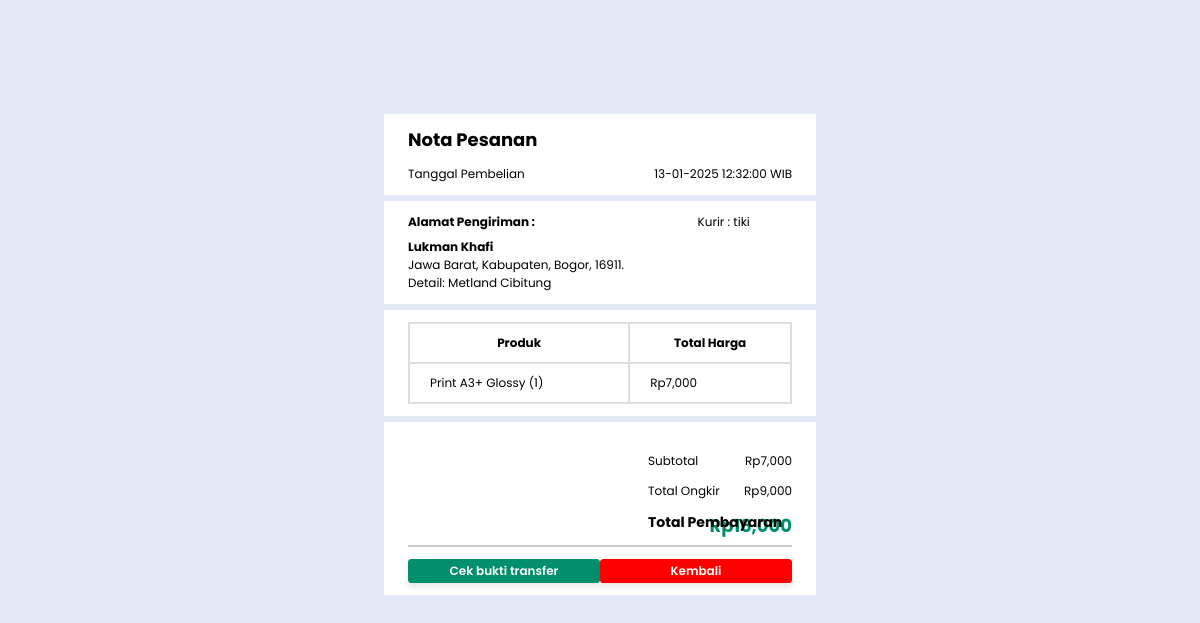
The page /akun/detail/detail-tolak.php?id=133 on the database its author committed.
### tables this page shows
CREATE TABLE `pesanan` (
  `id` int(11) NOT NULL,
  `id_user` int(11) NOT NULL,
  `namaLengkap` varchar(40) NOT NULL,
  `phone` varchar(13) NOT NULL,
  `alamat` varchar(100) NOT NULL,
  `ekspedisi` varchar(10) NOT NULL,
  `grand_total` varchar(8) NOT NULL,
  `total_ongkir` varchar(7) NOT NULL,
  `final_total` varchar(8) NOT NULL,
  `nama_produk` varchar(100) NOT NULL,
  `resi` varchar(12) NOT NULL,
  `tanggal` varchar(20) NOT NULL,
  `bukti` varchar(60) NOT NULL,
  `status_pesanan` varchar(10) NOT NULL,
  `desain` varchar(60) NOT NULL,
  `catatan` varchar(255) NOT NULL
);

### akun/detail/detail-tolak.php (the view, shortened to what this page needs)
<!DOCTYPE html>
<html lang="en">
  <head>
  </head>
  <body>
    <section class="detail-proses">
      <div class="proses-container">
          <?php
            include("../../php/config.php");
            $id = $_GET['id'];
            $result = mysqli_query($con, "SELECT * FROM pesanan WHERE id = $id");
            $tolak = mysqli_fetch_assoc($result);
          ?>
          <div class="box">
            <div class="judul">
              <h1>Nota Pesanan</h1>
            </div>
            <div class="tanggal">
              <p>Tanggal Pembelian</p>
              <p><?= $tolak['tanggal'] ?> WIB</p>
            </div>
          </div>
          <div class="box-alamat">
            <div class="judul">
              <h4>Alamat Pengiriman :</h4>
              <p class="kurir">Kurir : <?= $tolak['ekspedisi'] ?></p>
            </div>
            <div class="alamat">
              <h4 class="penerima"><?= $tolak['namaLengkap'] ?></h4>
              <p><?= $tolak['alamat'] ?></p>
            </div>
          </div>
          <div class="box">
           <table>
              <thead>
                <tr>
                  <th>Produk</th>
                  <th>Total Harga</th>
                </tr>
              </thead>
              <tbody>
                <tr>
                  <td><?= $tolak['nama_produk'] ?></td>
                  <td>Rp<?= number_format($tolak['grand_total']) ?></td>
                </tr>
              </tbody>
            </table>
          </div>
          <div class="box-price">
            <div class="content">
            <div class="judul">
              <p>Subtotal</p>
              <p>Total Ongkir</p>
              <h3>Total Pembayaran</h3>
            </div>
            <div class="price">
              <p>Rp<?= number_format($tolak['grand_total']) ?></p>
              <p>Rp<?= number_format($tolak['total_ongkir']) ?></p>
              <h3 class="total">Rp<?= number_format($tolak['final_total']) ?></h3>
            </div>
            </div>
            <div class="button">
              <a href="#" class="bukti" data-bukti="<?= $tolak['bukti'] ?>"><button class="btn-bukti">Cek bukti transfer</button></a>
              <a href="../pesanan.php?type=ditolak"><button type="button" class="btn-kembali">Kembali</button></a>
            </div>
          </div>
      </div>
    </section>
  </body>
</html>

### rows shown on the page
pesanan: tanggal "13-01-2025 12:32:00", ekspedisi "tiki", namaLengkap "Lukman Khafi", alamat "Jawa Barat, Kabupaten, Bogor, 16911. Detail: Metland Cibitung", nama_produk "Print A3+ Glossy (1)", grand_total "7,000", total_ongkir "9,000", final_total "16,000"
